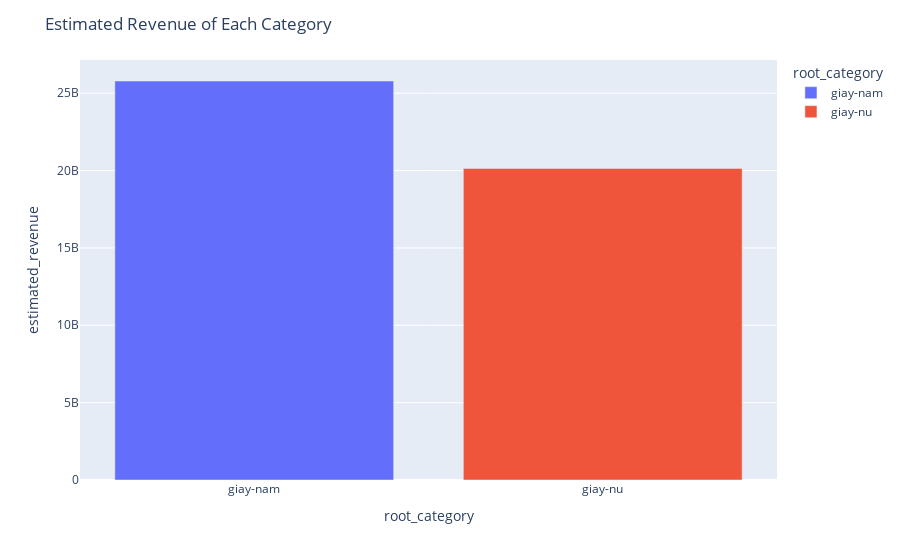

Notebook source saved alongside this figure:
### Markdown cell above
In this chart, I used esimated revenue by multiplying the 'list_price' & 'quantity sold' (just an estimated revenue because price has the trend to go down overtime, so this revenue is just an under-estimation for all categories)
WE see that:
- Men's SNEAKERS(both high-top and low-top models) sold the most revenue
- 'Dép quai ngang' gets high revenue on both categories

### Code cell
grouped_revenue_df = concat_df.groupby('root_category')['estimated_revenue'].sum().reset_index()
grouped_revenue_df = grouped_revenue_df.sort_values(by='estimated_revenue', ascending=False)

fig = px.bar(grouped_revenue_df, x='root_category', y='estimated_revenue', color='root_category')
fig.update_layout(title='Estimated Revenue of Each Category')
fig.show()

### Figure 1 — Plotly figure (JSON) as saved in the notebook; plotly's stock layout.template omitted (floating-point values rounded to 4 significant figures)
{"data": [{"alignmentgroup": "True", "hovertemplate": "root_category=%{x}<br>estimated_revenue=%{y}<extra></extra>", "legendgroup": "giay-nam", "marker": {"color": "#636efa", "pattern": {"shape": ""}}, "name": "giay-nam", "offsetgroup": "giay-nam", "orientation": "v", "showlegend": true, "textposition": "auto", "type": "bar", "x": ["giay-nam"], "xaxis": "x", "y": [25790421065], "yaxis": "y"}, {"alignmentgroup": "True", "hovertemplate": "root_category=%{x}<br>estimated_revenue=%{y}<extra></extra>", "legendgroup": "giay-nu", "marker": {"color": "#EF553B", "pattern": {"shape": ""}}, "name": "giay-nu", "offsetgroup": "giay-nu", "orientation": "v", "showlegend": true, "textposition": "auto", "type": "bar", "x": ["giay-nu"], "xaxis": "x", "y": [20141847388], "yaxis": "y"}], "layout": {"barmode": "relative", "legend": {"title": {"text": "root_category"}, "tracegroupgap": 0}, "margin": {"t": 60}, "title": {"text": "Estimated Revenue of Each Category"}, "xaxis": {"anchor": "y", "categoryarray": ["giay-nam", "giay-nu"], "categoryorder": "array", "domain": [0, 1], "title": {"text": "root_category"}}, "yaxis": {"anchor": "x", "domain": [0, 1], "title": {"text": "estimated_revenue"}}}}
